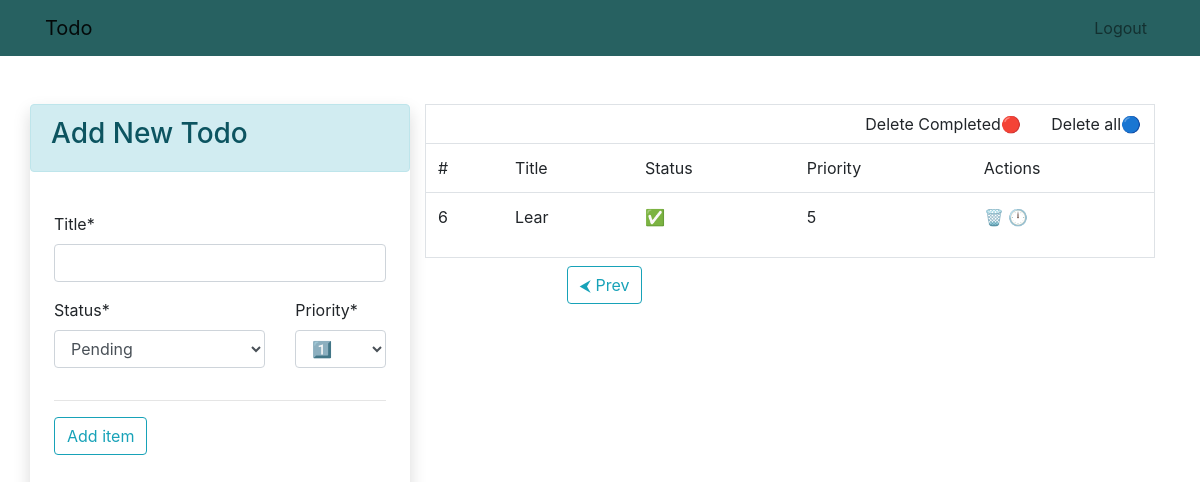
Page /?page=2 (signed in) on the committed database.
### app/models.py (models this page shows, shortened)
class Item(models.Model) :
    status_choices = [ ('C' , "Completed") , ('P' , "Pending") ]
    priority_choices = [ (1 , '1️⃣' ) ,  (2 , '2️⃣'), (3 , '3️⃣'),
            (4 , '4️⃣'), (5 , '5️⃣')
    ]
    user = models.ForeignKey( to = User , on_delete= models.CASCADE)
    title = models.CharField(max_length= 50 )
    status = models.CharField(max_length= 2 , choices= status_choices , default= 'P')
    priority = models.IntegerField(choices= priority_choices , default = 1 )

### app/views.py (the view)
# urls.py: path('' , views.home_view , name = "home" ) ,
@login_required(login_url= "login")
def home_view(request) :
    form = ItemForm()
    user = request.user
    all_items = Item.objects.filter(user = user ).order_by('priority')
    p =  Paginator(all_items , 5 )
    page_number = request.GET.get('page' )
    page = p.get_page(page_number  )
    x = page.number
    print(x)
    context = { 'form' : form , 'all_items' : page }
    return render(request , 'app/home.html' , context = context )

### app/forms.py
class ItemForm(forms.ModelForm) :
    class Meta :
        model = Item
        fields = ['title' , 'status' , 'priority']

### app/templates/app/home.html (shortened to what this page needs)
{% extends 'app/base.html' %}
{% load crispy_forms_tags %}
{% block content %}
    <div class="container pt-4">
        <div class="row mt-4 p-0">
            <div class="col-lg-4 shadow p-0 pb-4">
                <div class="alert alert-info">
                    <h3>Add New Todo</h3>
                </div>
                <div class="p-4">
                    <form action = "add-item/" method="post">
                        {{ form.title | as_crispy_field }}
                        <div class="row">
                            <div class="col-md-8">
                                {{ form.status| as_crispy_field }}
                            </div>
                            <div class="col-md-4">
                                {{ form.priority | as_crispy_field }}
                            </div>
                        </div>
                        <hr>
                        <button class = "btn btn-outline-info" >Add item</button>
                    </form>
                </div>
            </div>
            <div class="col">
                <div class="border">
                    {% if all_items|length == 0 %}
                        <div class="p-4">
                            <br><br>
                            <div class="alert alert-info text-center">
                                <h2>No Todos Yet</h2>
                            </div>
                            <br> <br>
                        </div>
                    {% else %}
                        <div  class = 'text-right'>
                            <a href="{% url 'delete-completed' user.username %}" title = "Delete Completed" class= 'btn'>Delete Completed🔴</a>
                            <a href="{% url 'delete-all' user.username %}" title = "Delete All" class= 'btn'>Delete all🔵</a>
                        </div>
                        <table class = "table">
                            <thead>
                                <tr>
                                    <td>#</td>
                                    <td>Title</td>
                                    <td>Status</td>
                                    <td>Priority</td>
                                    <td>Actions</td>
                                </tr>
                            </thead>
                            <tbody>
                                {% for item in all_items %}
                                    <tr>
                                        <td>{{ all_items.start_index|add:forloop.counter0 }}</td>
                                        <td>{{ item.title }}</td>
                                        <td>
                                            {% if item.status == "C" %}
                                            ✅
                                            {% else %}
                                            🕛
                                            {% endif %}
                                        </td>
                                        <td>{{ item.priority }}</td>
                                        <td>
                                            <a href="{% url 'delete-item' item.id %}" title = 'delete' >🗑️</a>
                                            {% if item.status == "P" %}
                                                <a href="{% url 'change-status' item.id  'C' %}" title = 'Mark as completed'>✅</a>
                                            {% else %}
                                                <a href="{% url 'change-status' item.id 'P' %}" title = 'Mark as pending'>🕛</a>
                                            {% endif %}
                                        </td>
                                    </tr>
                                {% endfor %}
                            </tbody>
                        </table>
                        {% endif %}
                    </div>
                    <div class = "row text-center pt-2">
                        <div class = "col-md-6 pl-4">
                            {% if all_items.has_previous %}
                            <a href="{% url 'home' %}?page={{ all_items.previous_page_number }} " class= 'btn btn-outline-info' >⮜ Prev</a>
                        {% endif %}
                        </div>
                        <div class="col-md-6 pr-4">
                        </div>
                    </div>
            </div>
        </div>
    </div>
{% endblock content %}

### rows in the picture
Item: start_index|add "6", title "Lear", priority "5"
